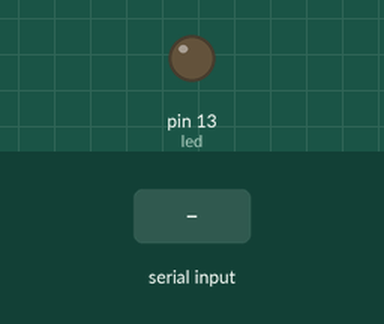
This sketch was run on a simulated Arduino Uno, built with avr-gcc and run on an emulated ATmega328P. Parts: output pins drawn as LEDs (lit = HIGH). The test bench sets the inputs (shaded band).

Above: at 1.2 s.
1.3 s: "1" received over Serial
At 2.3 s:
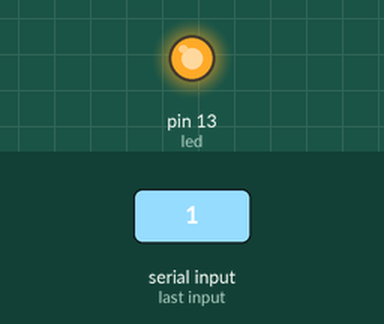
2.8 s: "0" received over Serial
At 3.5 s:
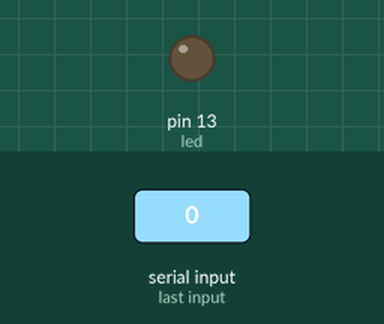
Timing chart, 0 to 5.8 s (numbered marks = the images above; inputs shaded):
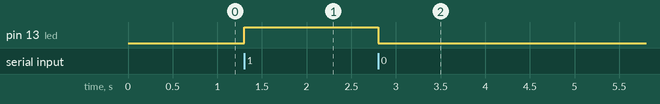

The sketch:

Home_Automation_Bluetooth.ino
```cpp
char data = 0;
int led = 13;

void setup() {
  pinMode(led, OUTPUT);
  Serial.begin(9600);
}

void loop() {
  if (Serial.available() > 0) {
    data = Serial.read();

    if (data == '1') {
      digitalWrite(led, HIGH);
    }

    if (data == '0') {
      digitalWrite(led, LOW);
    }
  }
}
```

Measured:
- after the input at 1.3 s, pin 13 (led): LOW → HIGH at once
- after the input at 2.8 s, pin 13 (led): HIGH → LOW at once
